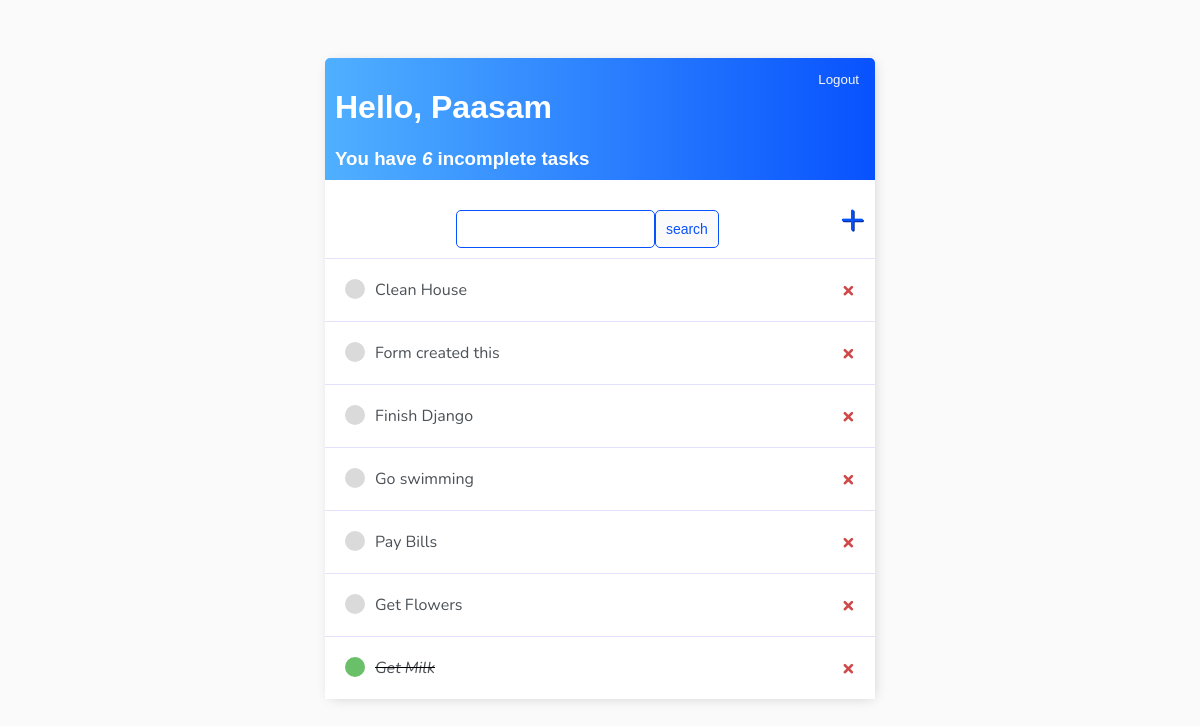
Page / (signed in) on the earlier database version.
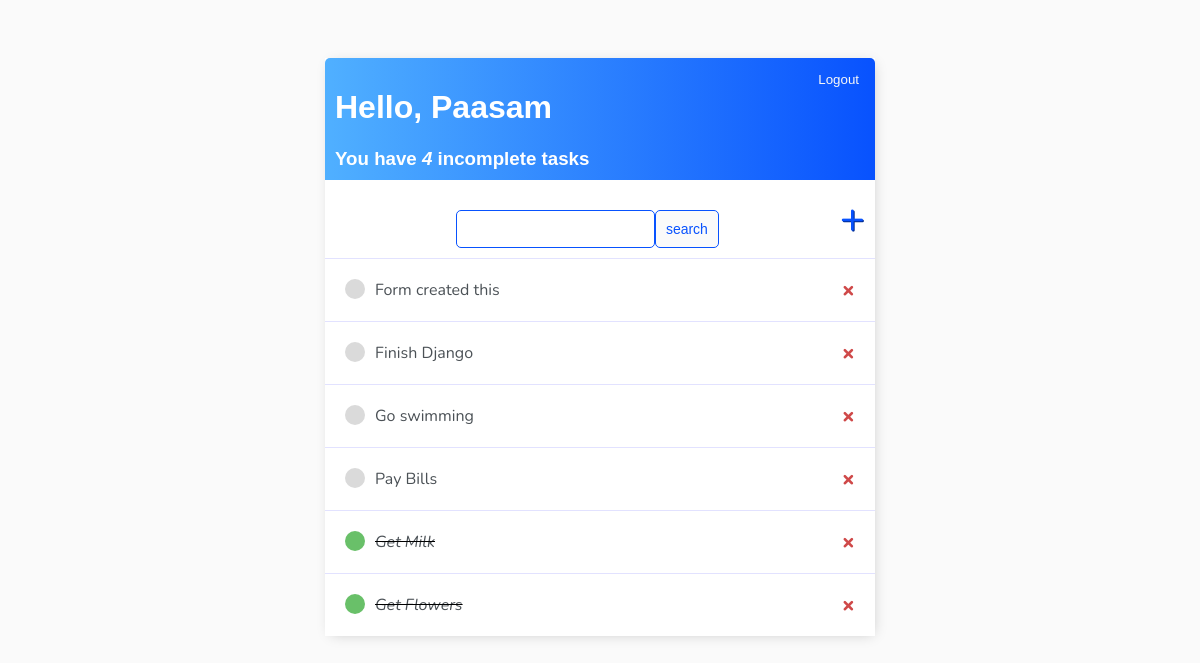
Same page on the later database version.
### todo/models.py (models this page shows)
class Task(models.Model):
    user = models.ForeignKey(User, on_delete=models.CASCADE, null=True, blank=True)
    title = models.CharField(max_length=200,)
    description = models.TextField(null=True, blank=True)
    complete = models.BooleanField(default=False)
    create = models.DateTimeField(auto_now_add=True)
    def __str__(self):
        return self.title
    class Meta:
        ordering = ['complete']

### todo/views.py (the view)
# urls.py: path('', Tasklist.as_view(), name='tasks'),
class Tasklist(LoginRequiredMixin,ListView):
    model = Task
    context_object_name = 'tasks' #this overides the default queryset name of 'object_list' to tasks
    def get_context_data(self, **kwargs):
        context = super().get_context_data(**kwargs)
        context['tasks'] = context['tasks'].filter(user=self.request.user) #This displays task created by a particular user
        context['count'] = context['tasks'].filter(complete=False).count() #This counts the tasks which are not completed
        search_input = self.request.GET.get('search-area') or '' #this states that a search input can be whatever is typed inside the search box or an empty string('') ie it'll be blank if nothing is searched
        if search_input:
            context['tasks'] = context['tasks'].filter(
                title__icontains=search_input)   #this searches through the tasks list for the task that contains the search input
        context['search_input'] = search_input
        return context

### todo/templates/todo/task_list.html (shortened to what this page needs)
{% extends 'todo/main.html' %}
{% block content %}
<div class="header-bar">
    <div>
        <h1>Hello, {{request.user|title}}</h1>
        <h3 style="margin: 0;">You have <i>{{count}}</i> incomplete task{{ count|pluralize:"s" }} </h3>
    </div>
    {% if request.user.is_authenticated %}
    <form method="POST" action="{% url 'logout' %}">
    <input type="submit" value="Logout">
    </form>
    {% else %}
    <p>Please <a href="{% url 'login' %}">click here to login</a></p>
    {% endif %}
</div>
<div id="search-add-wrapper">
    <form method="GET" style="margin-top: 20px; display: flex">
        <input type="text" name="search-area" value="{{search_input}}">
        <input class="button" type="submit", value="search">
    </form>
    <a id="add-link" href="{% url 'task-create' %}">&#x2b;</a>
</div>
<div class="task-items-wrapper">
    {% for task in tasks  %}
    <div class="task-wrapper">
        {% if task.complete %}
        <div class="task-title">
            <div class="task-complete-icon"></div>
            <i><s><a href="{% url 'task-update' task.id %}">{{task}}</a></s></i>
        </div>
        <a class="delete-link" href="{% url 'task-delete' task.id %}">&#215;</a>
        {% else %}
        <div class="task-title">
            <div class="task-incomplete-icon"></div>
            <a href="{% url 'task-update' task.id %}">{{task}}</a>
        </div>
        <a class="delete-link" href="{% url 'task-delete' task.id %}">&#215;</a>
        {% endif %}
    </div>
    {% empty %}
    <h2>No items in list</h2>
    {% endfor %}
</div>
{% endblock content %}

### todo/templates/todo/main.html (shortened to what this page needs)
<!DOCTYPE html>
<html lang="en">
<head>
</head>
<body>
    <div class="container">
        {% block content %}
        {% endblock content %}
    </div>
</body>
</html>

### todo/templates/todo/main.html (style rules this page uses)
body { background-color:#FAFAFA; font-family: "Nunito", sans-serif; padding-top: 50px; }
h1, h2, h3, h4, h5, h6 { font-family: 'Raleway', sans-serif; }
a, p { color:#4b5156 }
.container { max-width: 550px; margin: auto; background-color: #ffff; -webkit-box-shadow: 2px 2px 13px -4px rgb(0, 0, 0, 0.21); box-shadow: 2px 2px 13px -4px rgb(0, 0, 0, 0.21); }
.header-bar { display: flex; justify-content: space-between; color: #fff; padding: 10px; border-radius: 5px 5px 0 0; background: linear-gradient(90deg, #50b0ff 0%, #0852fe 100%); }
.header-bar input { color: rgb(247, 247, 247); border: none; background-color: inherit; }
.task-wrapper { display: flex; align-items: center; justify-content: space-between; padding: 20px; background-color: #fff; border-top: 1px solid rgb(226, 226, 266); }
.task-title { display: flex; }
.task-title a { text-decoration: none; color: #4b5156; margin-left: 10px; }
.task-complete-icon { height: 20px; width: 20px; background-color: rgb(105, 192, 105); border-radius: 50%; }
.task-incomplete-icon { height: 20px; width: 20px; background-color: rgb(218, 218, 218); border-radius: 50%; }
.delete-link { text-decoration: none; font-weight: 900; color: #cf4949; font-size: 22px; line-height: 0; }
#search-add-wrapper { display: flex; justify-content: space-between; align-items: center; padding: 10px; }
#add-link { color: #0852fe; text-decoration: none; font-size: 42px; text-shadow: 1px 1px #002b8e; }
input[type=text], input[type=password], textarea { border: 1px solid #0852fe; border-radius: 5px; padding: 10px; width: 90%; }
.button { border: 1px solid #0852fe; background-color: #FAFAFA; color: #0852fe; padding: 10px; font-size: 14px; border-radius: 5px; cursor: pointer; text-decoration: none; }

Differences in the rows shown:
removed Task: title "Clean House"
shown differently, row unchanged: Task "Get Milk": moves up the list
changed Task "Get Flowers": complete False → True (drawn)
Other differences:
{{ count }}: "6" → "4"
